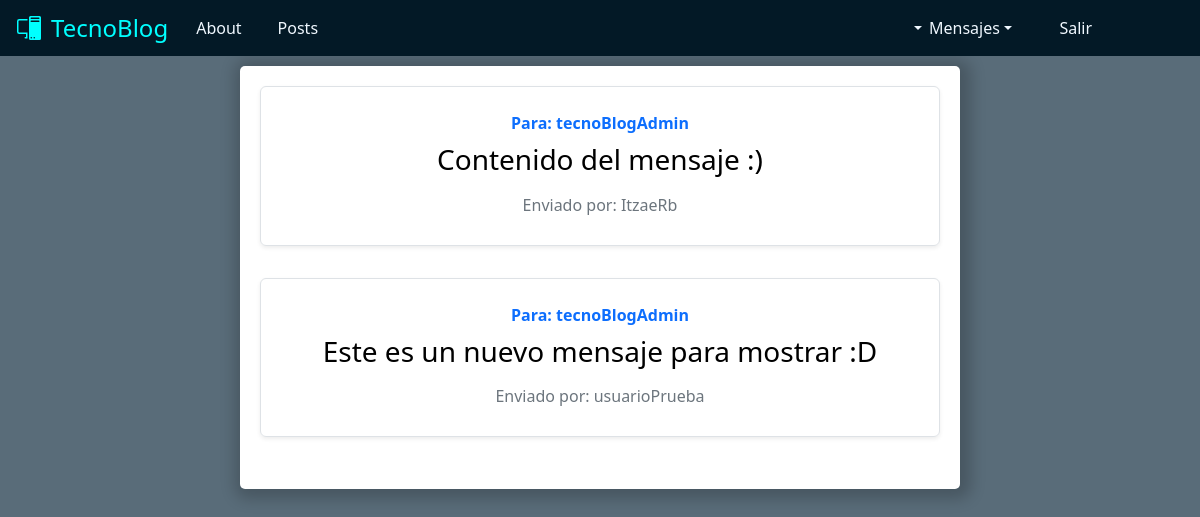
Page /profile/verMensajes on the earlier database version.
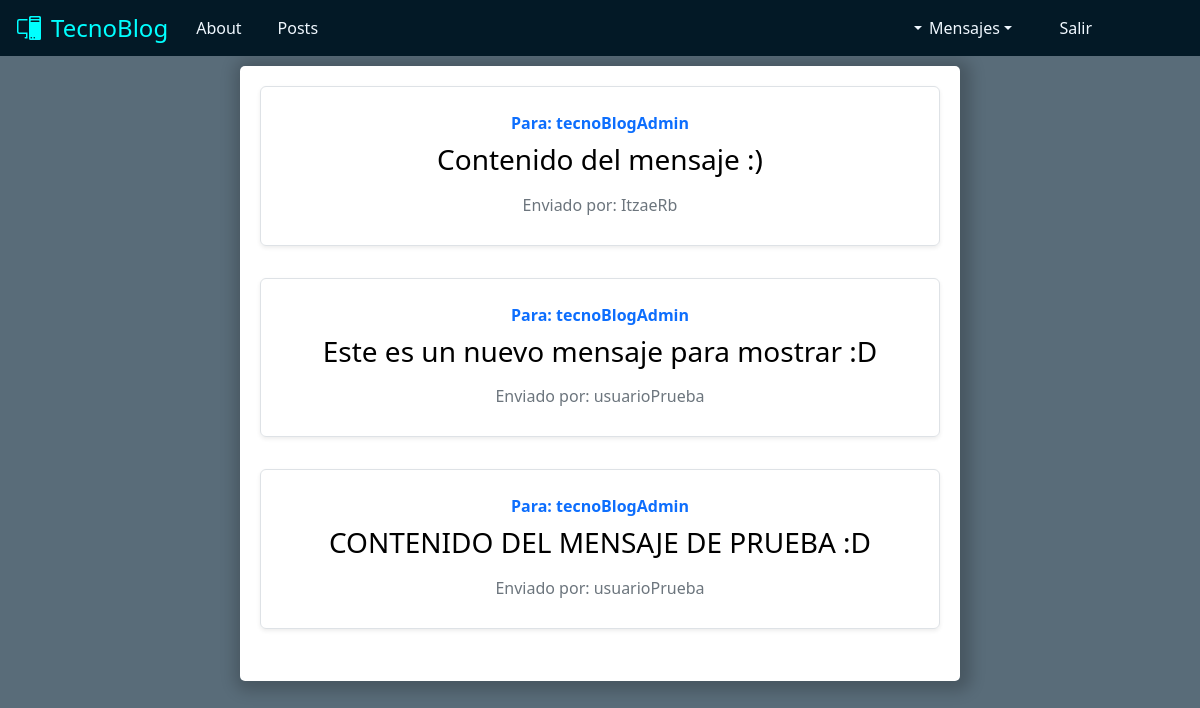
Same page on the later database version.
### tecnoBlogAdmin/models.py (models this page shows)
class Mensajes(models.Model):
    destinatario = models.CharField(max_length=30)
    contenido = models.CharField(max_length=500)
    remitente = models.CharField(max_length=30)
    fecha = models.DateField()

### tecnoBlog/views.py (the view)
# urls.py: path('profile/verMensajes', verMensajes),
def verMensajes(request=None):
    mensajes = Mensajes.objects.all() #Trae todo
    return render(request, "verMensajes.html", {"mensajes": mensajes})

### tecnoBlog/template/verMensajes.html (shortened to what this page needs)
{% extends 'homePageUsuario.html' %}
{% block content %}
    <div class="contenido_posts">
      {% for mensaje in mensajes %}
      <div class="row mb-2">
          <div class="col-md-12">
            <div class="row g-0 border rounded overflow-hidden flex-md-row mb-4 shadow-sm h-md-250 position-relative">
              <div class="col p-4 d-flex flex-column position-static">
              <strong class="d-inline-block mb-2 text-primary">Para: {{ mensaje.destinatario }}</strong>
                <h3 class="mb-0">{{ mensaje.contenido | safe}}</h3>
                <div class="mb-1 text-muted">Enviado por: {{ mensaje.remitente }}</div>
              </div>
            </div>
          </div>
        </div>
        {% endfor %}
    </div>
{% endblock %}

Differences in the rows shown:
added Mensajes: destinatario "tecnoBlogAdmin", contenido "CONTENIDO DEL MENSAJE DE PRUEBA :D", remitente "usuarioPrueba"
